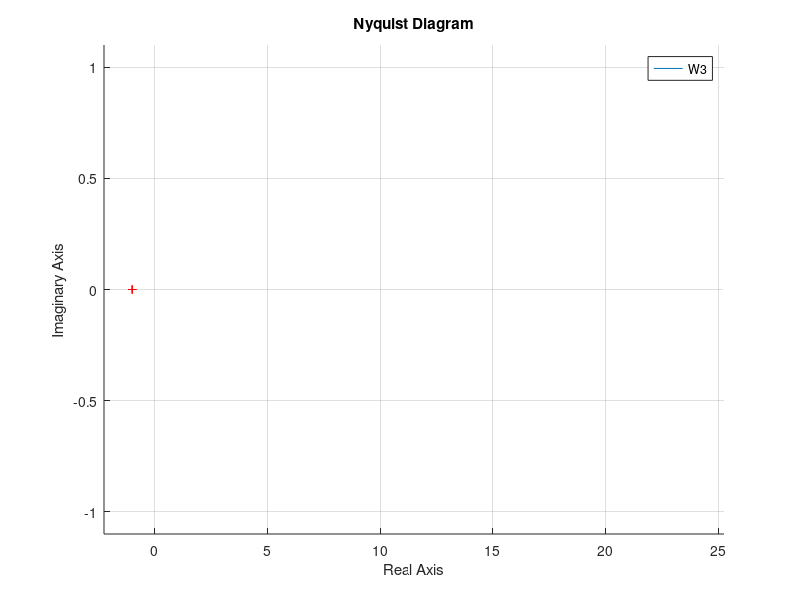

Reproduce this figure in MATLAB.
den = 1;
num1 = 12;
num2 = 6;
num3 = 24;
W1 = tf(num1,den);
W2 = tf(num2,den);
W3 = tf(num3,den);
figure(1);
hold on;
nyquist(W1);
nyquist(W2);
nyquist(W3);
